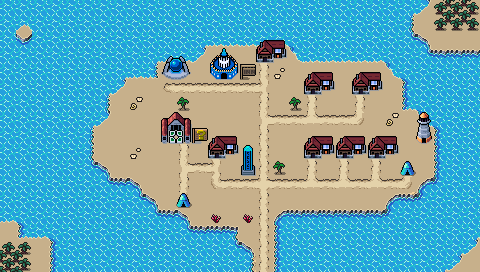

A level layout from a 2D game, rendered from its tile map. Below: a short description, then the map file with tile-grid data replaced by summaries:
An orthogonal 30x17 tile map with 16x16 px tiles, 4 tile layers (Background, Ground, Foreground, AboveSprites), 2 tilesets and 8 objects.

<map version="1.10" tiledversion="1.10.1" orientation="orthogonal" renderorder="right-down" width="30" height="17" tilewidth="16" tileheight="16" infinite="0" nextlayerid="6" nextobjectid="58">
 <editorsettings>
  <export target="wastetown..tmx" format="tmx" />
 </editorsettings>
 <tileset firstgid="1" source="../../../../common/maps/tileset/main.tsx" />
 <tileset firstgid="10113" source="../../../../common/maps/tileset/buildings.tsx" />
 <layer id="1" name="Background" width="30" height="17">
  <data>[510 cells, 510 non-empty, 21 distinct tile ids]</data>
 </layer>
 <layer id="2" name="Ground" width="30" height="17">
  <data>[510 cells, 62 non-empty, 14 distinct tile ids]</data>
 </layer>
 <layer id="3" name="Foreground" width="30" height="17">
  <properties>
   <property name="spriteLayer" type="bool" value="true" />
  </properties>
  <data>[510 cells, 41 non-empty, 24 distinct tile ids]</data>
 </layer>
 <layer id="5" name="AboveSprites" width="30" height="17">
  <data>[510 cells, 22 non-empty, 10 distinct tile ids]</data>
 </layer>
 <objectgroup id="4" name="Objects">
  <object id="38" template="../../../../common/maps/obj/entry_up.tx" x="256" y="271" />
  <object id="41" template="../../../../common/maps/obj/shop.tx" x="304" y="98">
   <properties>
    <property name="commonShopList" value="RingTownBlue" /></properties>
  </object>
  <object id="42" template="../../../../common/maps/obj/shop.tx" x="368" y="162">
   <properties>
    <property name="commonShopList" value="RingTownLandsBlue" /></properties>
  </object>
  <object id="47" template="../../../../common/maps/obj/inn.tx" x="215" y="82" />
  <object id="48" template="../../../../common/maps/obj/shop.tx" x="173.75" y="209.75" width="20.75" height="18.75">
   <properties>
    <property name="commonShopList" value="Island" /></properties>
  </object>
  <object id="52" template="../../../../common/maps/obj/quest.tx" x="159" y="146" width="34" height="16">
   <properties>
    <property name="questtype" value="island_town_identity" />
   </properties>
  </object>
  <object id="53" template="../../../../common/maps/obj/shardtrader.tx" x="398" y="178" />
  <object id="54" template="../../../../common/maps/obj/shop.tx" x="256" y="66">
   <properties>
    <property name="commonShopList" value="RingTownBooster" /></properties>
  </object>
  </objectgroup>
</map>
